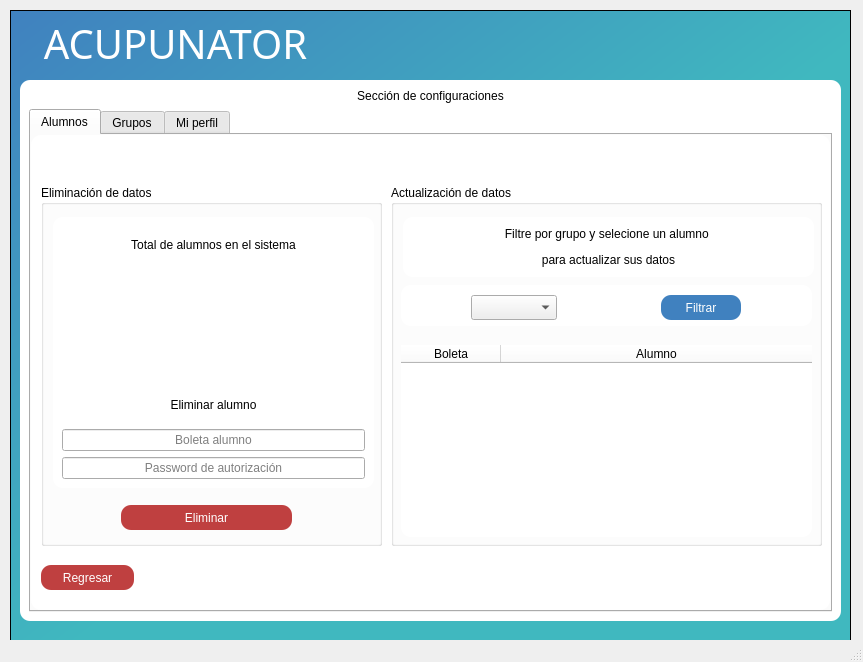
<?xml version="1.0" encoding="UTF-8"?>
<ui version="4.0">
 <class>MainWindow</class>
 <widget class="QMainWindow" name="MainWindow">
  <property name="geometry">
   <rect>
    <x>0</x>
    <y>0</y>
    <width>863</width>
    <height>662</height>
   </rect>
  </property>
  <property name="windowTitle">
   <string>Configuraciones</string>
  </property>
  <widget class="QWidget" name="centralwidget">
   <widget class="QFrame" name="frame">
    <property name="geometry">
     <rect>
      <x>10</x>
      <y>10</y>
      <width>841</width>
      <height>651</height>
     </rect>
    </property>
    <property name="styleSheet">
     <string notr="true">QFrame{
	
	background-color: qlineargradient(spread:pad, x1:0, y1:0, x2:1, y2:1, stop:0 rgba(64, 129, 191, 255), stop:0.524752 rgba(64, 184, 191, 255));
}</string>
    </property>
    <property name="frameShape">
     <enum>QFrame::StyledPanel</enum>
    </property>
    <property name="frameShadow">
     <enum>QFrame::Raised</enum>
    </property>
    <widget class="QLabel" name="header">
     <property name="geometry">
      <rect>
       <x>0</x>
       <y>10</y>
       <width>331</width>
       <height>51</height>
      </rect>
     </property>
     <property name="font">
      <font>
       <family>Ubuntu Condensed</family>
       <pointsize>30</pointsize>
      </font>
     </property>
     <property name="styleSheet">
      <string notr="true">color: rgb(255, 255, 255);
background-color:none;</string>
     </property>
     <property name="text">
      <string>ACUPUNATOR</string>
     </property>
     <property name="alignment">
      <set>Qt::AlignBottom|Qt::AlignHCenter</set>
     </property>
    </widget>
    <widget class="QFrame" name="card">
     <property name="geometry">
      <rect>
       <x>10</x>
       <y>70</y>
       <width>821</width>
       <height>541</height>
      </rect>
     </property>
     <property name="styleSheet">
      <string notr="true">QFrame{
background-color:rgb(255, 255, 255);
border-radius:10px;
}</string>
     </property>
     <property name="frameShape">
      <enum>QFrame::StyledPanel</enum>
     </property>
     <property name="frameShadow">
      <enum>QFrame::Raised</enum>
     </property>
     <layout class="QVBoxLayout" name="verticalLayout">
      <item>
       <widget class="QLabel" name="label_5">
        <property name="text">
         <string>Sección de configuraciones</string>
        </property>
        <property name="alignment">
         <set>Qt::AlignCenter</set>
        </property>
       </widget>
      </item>
      <item>
       <widget class="QTabWidget" name="tabWidget">
        <property name="currentIndex">
         <number>0</number>
        </property>
        <widget class="QWidget" name="tab">
         <attribute name="title">
          <string>Alumnos</string>
         </attribute>
         <widget class="QLabel" name="alert_alumno">
          <property name="geometry">
           <rect>
            <x>180</x>
            <y>10</y>
            <width>381</width>
            <height>20</height>
           </rect>
          </property>
          <property name="text">
           <string/>
          </property>
          <property name="alignment">
           <set>Qt::AlignCenter</set>
          </property>
         </widget>
         <widget class="QGroupBox" name="groupBox">
          <property name="geometry">
           <rect>
            <x>360</x>
            <y>50</y>
            <width>431</width>
            <height>361</height>
           </rect>
          </property>
          <property name="title">
           <string>Actualización de datos</string>
          </property>
          <widget class="QFrame" name="frame_5">
           <property name="geometry">
            <rect>
             <x>12</x>
             <y>32</y>
             <width>411</width>
             <height>60</height>
            </rect>
           </property>
           <property name="frameShape">
            <enum>QFrame::StyledPanel</enum>
           </property>
           <property name="frameShadow">
            <enum>QFrame::Raised</enum>
           </property>
           <layout class="QVBoxLayout" name="verticalLayout_4">
            <item>
             <widget class="QLabel" name="alert_alumno_5">
              <property name="text">
               <string>&lt;html&gt;&lt;head/&gt;&lt;body&gt;&lt;p align=&quot;center&quot;&gt;&lt;span style=&quot; font-size:9pt;&quot;&gt;Filtre por grupo y selecione un alumno &lt;/span&gt;&lt;/p&gt;&lt;p align=&quot;center&quot;&gt;&lt;span style=&quot; font-size:9pt;&quot;&gt;para actualizar sus datos&lt;/span&gt;&lt;/p&gt;&lt;/body&gt;&lt;/html&gt;</string>
              </property>
              <property name="alignment">
               <set>Qt::AlignCenter</set>
              </property>
             </widget>
            </item>
           </layout>
          </widget>
          <widget class="QTableWidget" name="table_alumnos">
           <property name="geometry">
            <rect>
             <x>10</x>
             <y>160</y>
             <width>411</width>
             <height>192</height>
            </rect>
           </property>
           <property name="sizeIncrement">
            <size>
             <width>0</width>
             <height>0</height>
            </size>
           </property>
           <property name="baseSize">
            <size>
             <width>10</width>
             <height>0</height>
            </size>
           </property>
           <attribute name="horizontalHeaderStretchLastSection">
            <bool>true</bool>
           </attribute>
           <attribute name="verticalHeaderStretchLastSection">
            <bool>false</bool>
           </attribute>
           <column>
            <property name="text">
             <string>Boleta</string>
            </property>
           </column>
           <column>
            <property name="text">
             <string>Alumno</string>
            </property>
           </column>
          </widget>
          <widget class="QFrame" name="frame_6">
           <property name="geometry">
            <rect>
             <x>10</x>
             <y>100</y>
             <width>411</width>
             <height>41</height>
            </rect>
           </property>
           <property name="frameShape">
            <enum>QFrame::StyledPanel</enum>
           </property>
           <property name="frameShadow">
            <enum>QFrame::Raised</enum>
           </property>
           <widget class="QComboBox" name="grupos_box">
            <property name="geometry">
             <rect>
              <x>70</x>
              <y>10</y>
              <width>86</width>
              <height>25</height>
             </rect>
            </property>
           </widget>
           <widget class="QPushButton" name="filtro_btn_alumno">
            <property name="geometry">
             <rect>
              <x>260</x>
              <y>10</y>
              <width>80</width>
              <height>25</height>
             </rect>
            </property>
            <property name="styleSheet">
             <string notr="true">background-color: rgb(64, 129, 191);
color: rgb(255, 255, 255);
border-radius:10px;</string>
            </property>
            <property name="text">
             <string>Filtrar</string>
            </property>
           </widget>
          </widget>
         </widget>
         <widget class="QGroupBox" name="groupBox_2">
          <property name="geometry">
           <rect>
            <x>10</x>
            <y>50</y>
            <width>341</width>
            <height>361</height>
           </rect>
          </property>
          <property name="title">
           <string>Eliminación de datos</string>
          </property>
          <widget class="QFrame" name="frame_4">
           <property name="geometry">
            <rect>
             <x>12</x>
             <y>32</y>
             <width>321</width>
             <height>271</height>
            </rect>
           </property>
           <property name="frameShape">
            <enum>QFrame::StyledPanel</enum>
           </property>
           <property name="frameShadow">
            <enum>QFrame::Raised</enum>
           </property>
           <layout class="QVBoxLayout" name="verticalLayout_2">
            <item>
             <widget class="QLabel" name="alert_alumno_2">
              <property name="text">
               <string>Total de alumnos en el sistema</string>
              </property>
              <property name="alignment">
               <set>Qt::AlignCenter</set>
              </property>
             </widget>
            </item>
            <item>
             <widget class="QLabel" name="label_num_alum">
              <property name="font">
               <font>
                <pointsize>30</pointsize>
               </font>
              </property>
              <property name="text">
               <string>&lt;html&gt;&lt;head/&gt;&lt;body&gt;&lt;p align=&quot;center&quot;&gt;&lt;br/&gt;&lt;/p&gt;&lt;/body&gt;&lt;/html&gt;</string>
              </property>
              <property name="alignment">
               <set>Qt::AlignCenter</set>
              </property>
             </widget>
            </item>
            <item>
             <spacer name="horizontalSpacer_2">
              <property name="orientation">
               <enum>Qt::Horizontal</enum>
              </property>
              <property name="sizeHint" stdset="0">
               <size>
                <width>40</width>
                <height>20</height>
               </size>
              </property>
             </spacer>
            </item>
            <item>
             <widget class="QLabel" name="alert_alumno_3">
              <property name="text">
               <string>Eliminar alumno</string>
              </property>
              <property name="alignment">
               <set>Qt::AlignCenter</set>
              </property>
             </widget>
            </item>
            <item>
             <widget class="QLineEdit" name="boleta_input">
              <property name="text">
               <string/>
              </property>
              <property name="maxLength">
               <number>10</number>
              </property>
              <property name="alignment">
               <set>Qt::AlignCenter</set>
              </property>
              <property name="placeholderText">
               <string>Boleta alumno</string>
              </property>
             </widget>
            </item>
            <item>
             <widget class="QLineEdit" name="password_input">
              <property name="text">
               <string/>
              </property>
              <property name="echoMode">
               <enum>QLineEdit::Password</enum>
              </property>
              <property name="alignment">
               <set>Qt::AlignCenter</set>
              </property>
              <property name="placeholderText">
               <string>Password de autorización</string>
              </property>
             </widget>
            </item>
           </layout>
          </widget>
          <widget class="QPushButton" name="elimina_alu_btn">
           <property name="geometry">
            <rect>
             <x>80</x>
             <y>320</y>
             <width>171</width>
             <height>25</height>
            </rect>
           </property>
           <property name="styleSheet">
            <string notr="true">background-color: rgb(191, 64, 64);
color: rgb(255, 255, 255);
border-radius:10px;</string>
           </property>
           <property name="text">
            <string>Eliminar</string>
           </property>
          </widget>
         </widget>
         <widget class="QPushButton" name="regresar_alu_btn">
          <property name="geometry">
           <rect>
            <x>10</x>
            <y>430</y>
            <width>93</width>
            <height>25</height>
           </rect>
          </property>
          <property name="styleSheet">
           <string notr="true">background-color: rgb(191, 64, 64);
color: rgb(255, 255, 255);
border-radius:10px;</string>
          </property>
          <property name="text">
           <string>Regresar</string>
          </property>
         </widget>
        </widget>
        <widget class="QWidget" name="tab_2">
         <attribute name="title">
          <string>Grupos</string>
         </attribute>
         <widget class="QGroupBox" name="groupBox_3">
          <property name="geometry">
           <rect>
            <x>330</x>
            <y>10</y>
            <width>461</width>
            <height>231</height>
           </rect>
          </property>
          <property name="title">
           <string>Eliminación y actualización de datos</string>
          </property>
          <widget class="QFrame" name="frame_3">
           <property name="geometry">
            <rect>
             <x>12</x>
             <y>32</y>
             <width>158</width>
             <height>70</height>
            </rect>
           </property>
           <property name="frameShape">
            <enum>QFrame::StyledPanel</enum>
           </property>
           <property name="frameShadow">
            <enum>QFrame::Raised</enum>
           </property>
           <layout class="QVBoxLayout" name="verticalLayout_7">
            <item>
             <widget class="QRadioButton" name="radio_grupo">
              <property name="text">
               <string>Grupo y alumnos</string>
              </property>
              <property name="checked">
               <bool>true</bool>
              </property>
             </widget>
            </item>
            <item>
             <widget class="QRadioButton" name="radio_gru_alu">
              <property name="text">
               <string>Sólo alumnos</string>
              </property>
             </widget>
            </item>
           </layout>
          </widget>
          <widget class="QFrame" name="frame_2">
           <property name="geometry">
            <rect>
             <x>240</x>
             <y>30</y>
             <width>200</width>
             <height>97</height>
            </rect>
           </property>
           <property name="frameShape">
            <enum>QFrame::StyledPanel</enum>
           </property>
           <property name="frameShadow">
            <enum>QFrame::Raised</enum>
           </property>
           <layout class="QVBoxLayout" name="verticalLayout_5">
            <item>
             <widget class="QLabel" name="alert_alumno_4">
              <property name="text">
               <string>Cambiar nombre del grupo</string>
              </property>
              <property name="alignment">
               <set>Qt::AlignCenter</set>
              </property>
             </widget>
            </item>
            <item>
             <widget class="QLineEdit" name="nuevo_nombre">
              <property name="text">
               <string/>
              </property>
              <property name="echoMode">
               <enum>QLineEdit::Normal</enum>
              </property>
              <property name="alignment">
               <set>Qt::AlignCenter</set>
              </property>
              <property name="placeholderText">
               <string>nuevo nombre</string>
              </property>
             </widget>
            </item>
           </layout>
          </widget>
          <widget class="QPushButton" name="cambia_gru_btn">
           <property name="geometry">
            <rect>
             <x>250</x>
             <y>150</y>
             <width>182</width>
             <height>25</height>
            </rect>
           </property>
           <property name="styleSheet">
            <string notr="true">background-color: rgb(22, 112, 96);
color: rgb(255, 255, 255);
border-radius:10px;</string>
           </property>
           <property name="text">
            <string>Actualizar</string>
           </property>
          </widget>
          <widget class="QPushButton" name="elimina_gru_btn">
           <property name="geometry">
            <rect>
             <x>20</x>
             <y>120</y>
             <width>140</width>
             <height>25</height>
            </rect>
           </property>
           <property name="styleSheet">
            <string notr="true">background-color: rgb(191, 64, 64);
color: rgb(255, 255, 255);
border-radius:10px;</string>
           </property>
           <property name="text">
            <string>Eliminar</string>
           </property>
          </widget>
         </widget>
         <widget class="QGroupBox" name="groupBox_4">
          <property name="geometry">
           <rect>
            <x>10</x>
            <y>10</y>
            <width>311</width>
            <height>231</height>
           </rect>
          </property>
          <property name="title">
           <string>Datos Generales</string>
          </property>
          <widget class="QFrame" name="frame_8">
           <property name="geometry">
            <rect>
             <x>110</x>
             <y>120</y>
             <width>81</width>
             <height>81</height>
            </rect>
           </property>
           <property name="frameShape">
            <enum>QFrame::StyledPanel</enum>
           </property>
           <property name="frameShadow">
            <enum>QFrame::Raised</enum>
           </property>
           <layout class="QVBoxLayout" name="verticalLayout_9">
            <item>
             <widget class="QLabel" name="label_num_grupos">
              <property name="font">
               <font>
                <pointsize>30</pointsize>
               </font>
              </property>
              <property name="text">
               <string>&lt;html&gt;&lt;head/&gt;&lt;body&gt;&lt;p align=&quot;center&quot;&gt;&lt;br/&gt;&lt;/p&gt;&lt;/body&gt;&lt;/html&gt;</string>
              </property>
              <property name="alignment">
               <set>Qt::AlignCenter</set>
              </property>
             </widget>
            </item>
           </layout>
          </widget>
          <widget class="QLabel" name="alert_alumno_7">
           <property name="geometry">
            <rect>
             <x>20</x>
             <y>40</y>
             <width>271</width>
             <height>65</height>
            </rect>
           </property>
           <property name="text">
            <string>Total de grupos en el sistema</string>
           </property>
           <property name="alignment">
            <set>Qt::AlignCenter</set>
           </property>
          </widget>
         </widget>
         <widget class="QGroupBox" name="groupBox_5">
          <property name="geometry">
           <rect>
            <x>10</x>
            <y>250</y>
            <width>311</width>
            <height>151</height>
           </rect>
          </property>
          <property name="title">
           <string>Selección de grupo</string>
          </property>
          <widget class="QComboBox" name="grupos_box_gru">
           <property name="geometry">
            <rect>
             <x>50</x>
             <y>50</y>
             <width>207</width>
             <height>25</height>
            </rect>
           </property>
          </widget>
         </widget>
         <widget class="QGroupBox" name="groupBox_6">
          <property name="geometry">
           <rect>
            <x>330</x>
            <y>260</y>
            <width>461</width>
            <height>161</height>
           </rect>
          </property>
          <property name="title">
           <string>Autorización</string>
          </property>
          <widget class="QLineEdit" name="password_input_gru">
           <property name="geometry">
            <rect>
             <x>150</x>
             <y>60</y>
             <width>207</width>
             <height>25</height>
            </rect>
           </property>
           <property name="text">
            <string/>
           </property>
           <property name="echoMode">
            <enum>QLineEdit::Password</enum>
           </property>
           <property name="alignment">
            <set>Qt::AlignCenter</set>
           </property>
           <property name="placeholderText">
            <string>Password de autorización</string>
           </property>
          </widget>
          <widget class="QLabel" name="alert_alumno_8">
           <property name="geometry">
            <rect>
             <x>150</x>
             <y>30</y>
             <width>207</width>
             <height>17</height>
            </rect>
           </property>
           <property name="text">
            <string>Autorización</string>
           </property>
           <property name="alignment">
            <set>Qt::AlignCenter</set>
           </property>
          </widget>
          <widget class="QLabel" name="alert_auth">
           <property name="geometry">
            <rect>
             <x>120</x>
             <y>100</y>
             <width>261</width>
             <height>17</height>
            </rect>
           </property>
           <property name="text">
            <string/>
           </property>
           <property name="alignment">
            <set>Qt::AlignCenter</set>
           </property>
          </widget>
         </widget>
         <widget class="QPushButton" name="regresar_gru_btn">
          <property name="geometry">
           <rect>
            <x>10</x>
            <y>430</y>
            <width>93</width>
            <height>25</height>
           </rect>
          </property>
          <property name="styleSheet">
           <string notr="true">background-color: rgb(191, 64, 64);
color: rgb(255, 255, 255);
border-radius:10px;</string>
          </property>
          <property name="text">
           <string>Regresar</string>
          </property>
         </widget>
        </widget>
        <widget class="QWidget" name="tab_3">
         <attribute name="title">
          <string>Mi perfil</string>
         </attribute>
         <widget class="QGroupBox" name="groupBox_7">
          <property name="geometry">
           <rect>
            <x>10</x>
            <y>20</y>
            <width>321</width>
            <height>411</height>
           </rect>
          </property>
          <property name="title">
           <string>Actualización de datos generales</string>
          </property>
          <layout class="QVBoxLayout" name="verticalLayout_11">
           <item>
            <widget class="QFrame" name="frame_7">
             <property name="frameShape">
              <enum>QFrame::StyledPanel</enum>
             </property>
             <property name="frameShadow">
              <enum>QFrame::Raised</enum>
             </property>
             <layout class="QVBoxLayout" name="verticalLayout_8">
              <item>
               <widget class="QLabel" name="alert_alumno_9">
                <property name="text">
                 <string>Nombre</string>
                </property>
                <property name="alignment">
                 <set>Qt::AlignCenter</set>
                </property>
               </widget>
              </item>
              <item>
               <widget class="QLineEdit" name="nombre_admin_input">
                <property name="text">
                 <string/>
                </property>
                <property name="echoMode">
                 <enum>QLineEdit::Normal</enum>
                </property>
                <property name="alignment">
                 <set>Qt::AlignCenter</set>
                </property>
                <property name="placeholderText">
                 <string>nombre</string>
                </property>
               </widget>
              </item>
              <item>
               <widget class="QLabel" name="alert_alumno_10">
                <property name="text">
                 <string>Apellido paterno</string>
                </property>
                <property name="alignment">
                 <set>Qt::AlignCenter</set>
                </property>
               </widget>
              </item>
              <item>
               <widget class="QLineEdit" name="appa_admin_input">
                <property name="text">
                 <string/>
                </property>
                <property name="echoMode">
                 <enum>QLineEdit::Normal</enum>
                </property>
                <property name="alignment">
                 <set>Qt::AlignCenter</set>
                </property>
                <property name="placeholderText">
                 <string>Apellido paterno</string>
                </property>
               </widget>
              </item>
              <item>
               <widget class="QLabel" name="alert_alumno_11">
                <property name="text">
                 <string>Apellido materno</string>
                </property>
                <property name="alignment">
                 <set>Qt::AlignCenter</set>
                </property>
               </widget>
              </item>
              <item>
               <widget class="QLineEdit" name="apma_admin_input">
                <property name="text">
                 <string/>
                </property>
                <property name="echoMode">
                 <enum>QLineEdit::Normal</enum>
                </property>
                <property name="alignment">
                 <set>Qt::AlignCenter</set>
                </property>
                <property name="placeholderText">
                 <string>Apellido materno</string>
                </property>
               </widget>
              </item>
              <item>
               <widget class="QLabel" name="alert_alumno_12">
                <property name="text">
                 <string>Nombre de usuario</string>
                </property>
                <property name="alignment">
                 <set>Qt::AlignCenter</set>
                </property>
               </widget>
              </item>
              <item>
               <widget class="QLineEdit" name="username_input">
                <property name="text">
                 <string/>
                </property>
                <property name="echoMode">
                 <enum>QLineEdit::Normal</enum>
                </property>
                <property name="alignment">
                 <set>Qt::AlignCenter</set>
                </property>
                <property name="placeholderText">
                 <string>Nombre de usuario</string>
                </property>
               </widget>
              </item>
              <item>
               <widget class="QLabel" name="alert_alumno_13">
                <property name="text">
                 <string>Correo</string>
                </property>
                <property name="alignment">
                 <set>Qt::AlignCenter</set>
                </property>
               </widget>
              </item>
              <item>
               <widget class="QLineEdit" name="correo_input">
                <property name="text">
                 <string/>
                </property>
                <property name="echoMode">
                 <enum>QLineEdit::Normal</enum>
                </property>
                <property name="alignment">
                 <set>Qt::AlignCenter</set>
                </property>
                <property name="placeholderText">
                 <string>correo</string>
                </property>
               </widget>
              </item>
              <item>
               <widget class="QFrame" name="frame_10">
                <property name="frameShape">
                 <enum>QFrame::StyledPanel</enum>
                </property>
                <property name="frameShadow">
                 <enum>QFrame::Raised</enum>
                </property>
                <widget class="QPushButton" name="update_admin_dta">
                 <property name="geometry">
                  <rect>
                   <x>10</x>
                   <y>0</y>
                   <width>101</width>
                   <height>25</height>
                  </rect>
                 </property>
                 <property name="styleSheet">
                  <string notr="true">background-color: rgb(22, 112, 96);
color: rgb(255, 255, 255);
border-radius:10px;</string>
                 </property>
                 <property name="text">
                  <string>Actualizar</string>
                 </property>
                </widget>
                <widget class="QPushButton" name="editar_btn_Admin">
                 <property name="geometry">
                  <rect>
                   <x>170</x>
                   <y>0</y>
                   <width>101</width>
                   <height>25</height>
                  </rect>
                 </property>
                 <property name="styleSheet">
                  <string notr="true">background-color: rgb(196, 160, 0);
color: rgb(255, 255, 255);
border-radius:10px;</string>
                 </property>
                 <property name="text">
                  <string>Editar</string>
                 </property>
                </widget>
               </widget>
              </item>
             </layout>
            </widget>
           </item>
          </layout>
         </widget>
         <widget class="QGroupBox" name="groupBox_8">
          <property name="geometry">
           <rect>
            <x>340</x>
            <y>220</y>
            <width>451</width>
            <height>191</height>
           </rect>
          </property>
          <property name="title">
           <string>Sección de autorización</string>
          </property>
          <widget class="QLabel" name="alert_alumno_15">
           <property name="geometry">
            <rect>
             <x>150</x>
             <y>60</y>
             <width>207</width>
             <height>17</height>
            </rect>
           </property>
           <property name="text">
            <string>Autorización</string>
           </property>
           <property name="alignment">
            <set>Qt::AlignCenter</set>
           </property>
          </widget>
          <widget class="QLineEdit" name="password_input_admin">
           <property name="geometry">
            <rect>
             <x>150</x>
             <y>100</y>
             <width>207</width>
             <height>25</height>
            </rect>
           </property>
           <property name="text">
            <string/>
           </property>
           <property name="echoMode">
            <enum>QLineEdit::Password</enum>
           </property>
           <property name="alignment">
            <set>Qt::AlignCenter</set>
           </property>
           <property name="placeholderText">
            <string>Password de autorización</string>
           </property>
          </widget>
          <widget class="QLabel" name="alert_auth_perfil">
           <property name="geometry">
            <rect>
             <x>120</x>
             <y>150</y>
             <width>261</width>
             <height>17</height>
            </rect>
           </property>
           <property name="text">
            <string/>
           </property>
           <property name="alignment">
            <set>Qt::AlignCenter</set>
           </property>
          </widget>
         </widget>
         <widget class="QGroupBox" name="groupBox_9">
          <property name="geometry">
           <rect>
            <x>340</x>
            <y>30</y>
            <width>451</width>
            <height>181</height>
           </rect>
          </property>
          <property name="title">
           <string>Actualización de password</string>
          </property>
          <widget class="QFrame" name="frame_9">
           <property name="geometry">
            <rect>
             <x>150</x>
             <y>30</y>
             <width>201</width>
             <height>91</height>
            </rect>
           </property>
           <property name="frameShape">
            <enum>QFrame::StyledPanel</enum>
           </property>
           <property name="frameShadow">
            <enum>QFrame::Raised</enum>
           </property>
           <layout class="QVBoxLayout" name="verticalLayout_10">
            <item>
             <widget class="QLabel" name="alert_alumno_14">
              <property name="text">
               <string>Nuevo password</string>
              </property>
              <property name="alignment">
               <set>Qt::AlignCenter</set>
              </property>
             </widget>
            </item>
            <item>
             <widget class="QLineEdit" name="new_psd_admin">
              <property name="text">
               <string/>
              </property>
              <property name="echoMode">
               <enum>QLineEdit::Password</enum>
              </property>
              <property name="alignment">
               <set>Qt::AlignCenter</set>
              </property>
              <property name="placeholderText">
               <string>nuevo password</string>
              </property>
             </widget>
            </item>
           </layout>
          </widget>
          <widget class="QPushButton" name="update_admin_psd">
           <property name="geometry">
            <rect>
             <x>180</x>
             <y>140</y>
             <width>131</width>
             <height>25</height>
            </rect>
           </property>
           <property name="styleSheet">
            <string notr="true">background-color: rgb(22, 112, 96);
color: rgb(255, 255, 255);
border-radius:10px;</string>
           </property>
           <property name="text">
            <string>Actualizar</string>
           </property>
          </widget>
         </widget>
         <widget class="QPushButton" name="regresar_perfil_btn">
          <property name="geometry">
           <rect>
            <x>690</x>
            <y>430</y>
            <width>93</width>
            <height>25</height>
           </rect>
          </property>
          <property name="styleSheet">
           <string notr="true">background-color: rgb(191, 64, 64);
color: rgb(255, 255, 255);
border-radius:10px;</string>
          </property>
          <property name="text">
           <string>Regresar</string>
          </property>
         </widget>
        </widget>
       </widget>
      </item>
     </layout>
    </widget>
   </widget>
  </widget>
  <widget class="QStatusBar" name="statusbar"/>
 </widget>
 <resources/>
 <connections/>
</ui>
